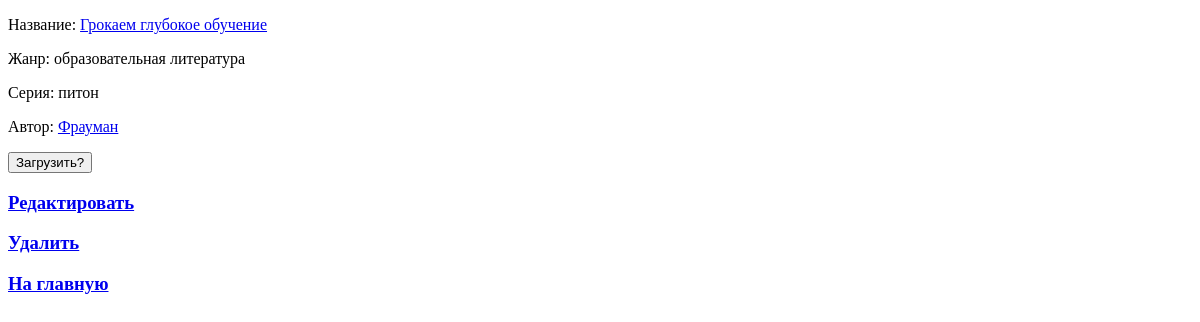
Page /book/3/ on the earlier database version.
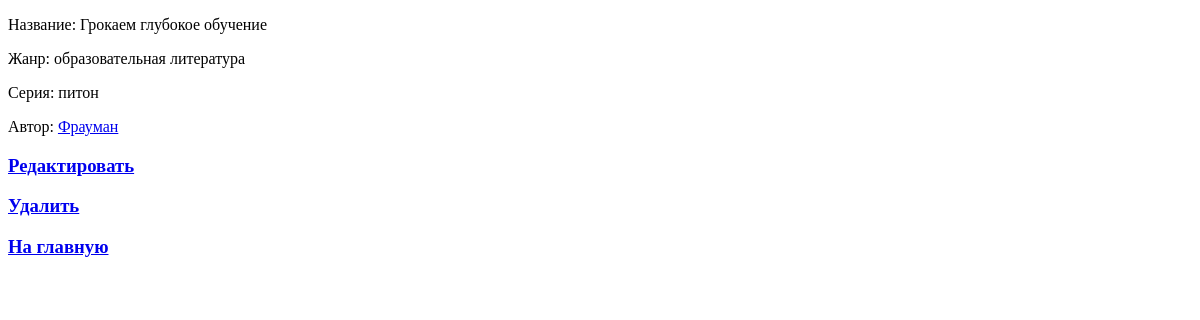
Same page on the later database version.
### main/models.py (models this page shows, shortened)
class Book(models.Model):
    name = models.CharField(max_length=200, unique=True, verbose_name = 'Название',
                     blank=False)
    genre = models.CharField(max_length=100, verbose_name='Жанр', blank=True)
    series = models.CharField(max_length=100, verbose_name='Серия', blank=True)
    author = models.ForeignKey(Author, on_delete=models.DO_NOTHING, verbose_name='Автор')
    read = models.BooleanField(default=False)
    download = models.BooleanField(default=False)
    file = models.FileField(upload_to='books/', verbose_name='Файл', null=True, blank=True)
    class Meta:
            verbose_name = 'Книга'
            verbose_name_plural = 'Книги'
            ordering = ['name']

class Author(models.Model):
    name = models.CharField(max_length=200, unique=True, verbose_name = 'Автор')
    bio = models.TextField(verbose_name = 'Биография', blank=True)
    def __str__(self):
        return self.name
    class Meta:
        verbose_name = 'Автор'
        verbose_name_plural = 'Авторы'
        ordering = ['name']

### main/views.py (the view)
# urls.py: path('book/<int:pk>/', views.BookDetailView.as_view(), name='book_detail'),
class BookDetailView(generic.DetailView):
    model = Book
    template_name = 'main/book_detail.html'

### main/templates/main/book_detail.html (shortened to what this page needs)
{% extends 'layout/basic.html' %}
{% block content %}
    {% if book.file %}
    <p>Название: <a href="{{ book.file.url }}">{{ book.name }}</a></p>
    {% else %}
    <p>Название: {{ book.name }}</p>
    {% endif %}
    <p>Жанр: {{ book.genre }}</p>
    <p>Серия: {{ book.series }}</p>
    <p>Автор: <a href="{% url 'main:view_author' book.author.name %}">{{ book.author }}</a></p>
    {% if not book.download %}
    <form action="{% url 'main:send_email' book.pk %}">
        <button type="submit">Загрузить?</button>
    </form>
    {% endif %}
    <h3><a href="{% url 'main:change_book' book.pk %}">Редактировать</a></h3>
    <h3><a href="{% url 'main:delete_book' book.pk %}">Удалить</a></h3>
    <h3 class="home"><a href="{% url 'main:index' %}">На главную</a></h3>
{% endblock %}

Differences in the rows shown:
changed Book "Грокаем глубокое обучение": file "books/grokaem-glubokoe-obuchenie-piter_ERVuVYL.pdf" → empty (drawn); download False → True (drawn)
Other differences:
text no longer shown: "Загрузить?"
